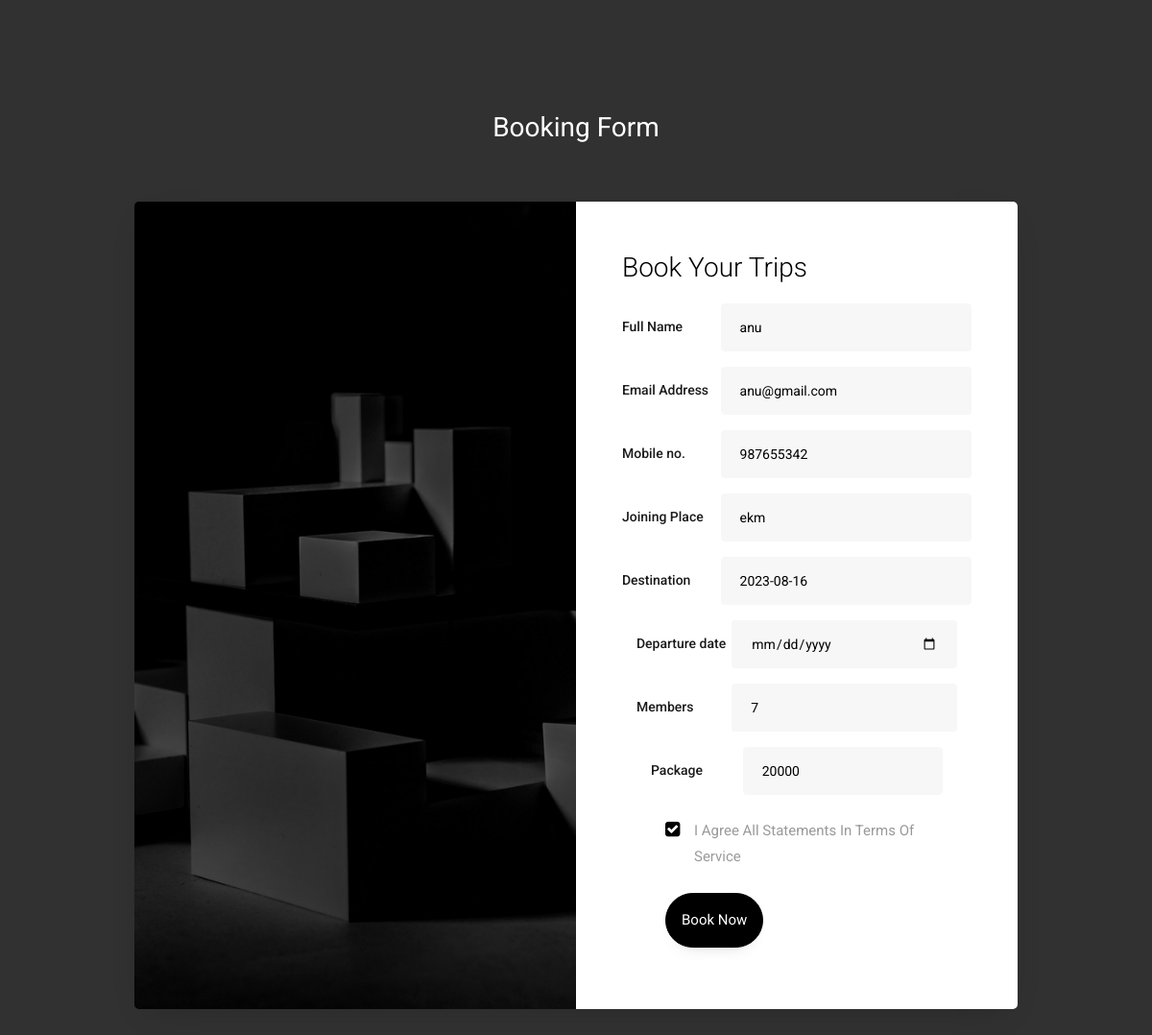
/editbooking/31/, run on the app's committed database.
### userapp/models.py (models this page shows)
class bookingdb(models.Model):
    destination_place = models.CharField(max_length=100)
    name = models.CharField(max_length=100)
    email = models.EmailField()
    joining_place=models.CharField(max_length=100)
    departure_date = models.CharField(max_length=100,null=True)
    mobile=models.IntegerField(null=True)
    members=models.CharField(max_length=100)
    package = models.IntegerField(null=True)

### userapp/views.py (the view)
# urls.py: path('editbooking/<int:dataid>/',views.editbooking,name='editbooking'),
def editbooking(req,dataid):
    data=bookingdb.objects.get(id=dataid)
    return render(req,"editbooking.html",{"data":data})

### userapp/templates/editbooking.html (shortened to what this page needs)
<!doctype html>
{% load static %}
<html lang="en">
  <head>
	<link rel="stylesheet" href="https://stackpath.bootstrapcdn.com/font-awesome/4.7.0/css/font-awesome.min.css ">
	<link rel="stylesheet" href="{% static 'buk/news/css/style.css' %}">
	</head>
	<body>
	<form method="post" action="{% url 'updatebooking'  %}" >
	<section class="ftco-section">
		<div class="container">
			<div class="row justify-content-center">
				<div class="col-md-6 text-center mb-5">
					<h2 class="heading-section">Booking Form</h2>
				</div>
			</div>
			<div class="row justify-content-center">
				<div class="col-lg-10">
					<div class="wrap d-md-flex" >
						<div class="text-wrap p-4 p-lg-5 d-flex img d-flex align-items-end" style="background-image: url({% static 'buk/news/images/bg.jpg' %});">
							<div class="text w-100"  >
							</div>
			      </div>
						<div class="login-wrap p-4 p-md-5">
	      			<h3 class="mb-3">Book Your Trips</h3>
							<form action="#" class="signup-form">
								<div class="row">
									<div class="col-md-12">
										<div class="form-group d-flex align-items-center">
					      			<label class="label" for="name">Full Name</label>
					      			<input type="text" class="form-control" placeholder="Full Name" name="name" value="{{data.name}}">
					      		</div>
									</div>
									<div class="col-md-12">
										<div class="form-group d-flex align-items-center">
					      			<label class="label" for="email">Email Address</label>
					      			<input type="text" class="form-control" placeholder="johndoe@email.com" name="email" value="{{data.email}}">
					      		</div>
									</div>
									<div class="col-md-12">
										<div class="form-group d-flex align-items-center">
					      			<label class="label" for="phone">Mobile no.</label>
					      			<input type="text" class="form-control" placeholder="+01" name="mob"  value="{{data.mobile}}">
					      		</div>
									</div>
									<div class="col-md-12">
										<div class="form-group d-flex align-items-center">
				            	<label class="label" for="password">Joining Place</label>
				              <input type="text" class="form-control" placeholder="Password" name="joi"  value="{{data.joining_place}}">
				            </div>
									</div>
									<div class="col-md-12">
										<div class="form-group d-flex align-items-center">
					      			<label class="label" for="website">Destination </label>
					      			<input type="text" class="form-control" placeholder="dest" name="dest"  value="{{data.departure_date}}">
					      		</div>
										<div class="col-md-12">
										<div class="form-group d-flex align-items-center">
					      			<label class="label" for="website">Departure  date </label>
					      			<input type="date" class="form-control" placeholder="dest" name="dd"  value="{{data.destination_place}}">
					      		</div>
									</div>
									<div class="col-md-12">
										<div class="form-group d-flex align-items-center">
					      			<label class="label" for="phone">Members</label>
					      			<input type="text" class="form-control" placeholder="+01" name="mem"  value="{{data.members}}">
					      		</div>
									<div class="col-md-12">
										<div class="form-group d-flex align-items-center">
					      			<label class="label" for="phone">Package</label>
					      			<input type="text" class="form-control" placeholder="+01" name="pack"  value="{{data.package}}">
					      		</div>
									<div class="col-md-12 my-4">
										<div class="form-group">
				            	<div class="w-100">
					            	<label class="checkbox-wrap checkbox-primary">I agree all statements in terms of service
												</label>
											</div>
				            </div>
									</div>
									<div class="col-md-12">
										<div class="form-group">
				            	<button type="submit" class="btn btn-secondary submit p-3">Book Now</button>
				            </div>
									</div>
								</div>
		          </form>
		        </div>
		      </div>
				</div>
			</div>
		</div>
	</section>
	</form>
	</body>
</html>

### data on the page
bookingdb: name "anu", email "anu@gmail.com", mob "987655342", joi "ekm", dest "2023-08-16", mem "7", pack "20000"
